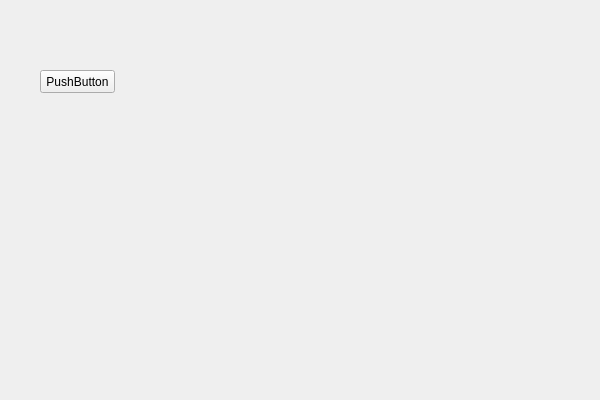
<?xml version="1.0" encoding="UTF-8"?>
<ui version="4.0">
 <class>MainWidgetClass</class>
 <widget class="QWidget" name="MainWidgetClass">
  <property name="geometry">
   <rect>
    <x>0</x>
    <y>0</y>
    <width>600</width>
    <height>400</height>
   </rect>
  </property>
  <property name="windowTitle">
   <string>MainWidget</string>
  </property>
  <widget class="QPushButton" name="pushButton">
   <property name="geometry">
    <rect>
     <x>40</x>
     <y>70</y>
     <width>75</width>
     <height>23</height>
    </rect>
   </property>
   <property name="text">
    <string>PushButton</string>
   </property>
  </widget>
 </widget>
 <layoutdefault spacing="6" margin="11"/>
 <resources>
  <include location="MainWidget.qrc"/>
 </resources>
 <connections>
  <connection>
   <sender>pushButton</sender>
   <signal>clicked()</signal>
   <receiver>MainWidgetClass</receiver>
   <slot>pushButtonClicked()</slot>
   <hints>
    <hint type="sourcelabel">
     <x>70</x>
     <y>79</y>
    </hint>
    <hint type="destinationlabel">
     <x>-32</x>
     <y>63</y>
    </hint>
   </hints>
  </connection>
 </connections>
 <slots>
  <slot>pushButtonClicked()</slot>
 </slots>
</ui>
